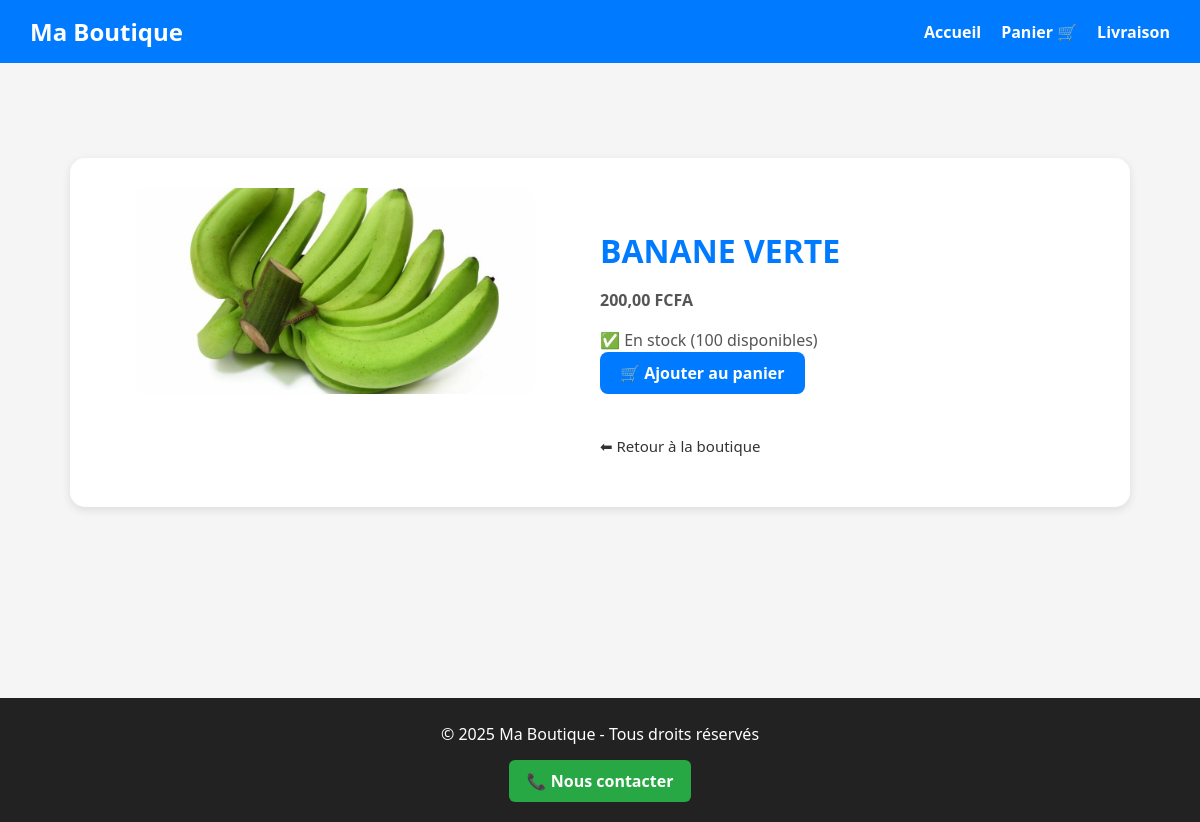
/produit/6/, run on the app's committed database.
### boutique/models.py (models this page shows, shortened)
class Produit(models.Model):
    categorie = models.ForeignKey(Categorie, on_delete=models.CASCADE, related_name="produits")
    nom = models.CharField(max_length=200)
    description = models.TextField(blank=True, default='')
    prix = models.DecimalField(max_digits=10, decimal_places=2)
    image = models.ImageField(upload_to='produits/', blank=True, null=True)
    stock = models.IntegerField(default=0)

### boutique/views.py (the view)
# urls.py: path('produit/<int:pk>/', views.product_detail, name='product_detail'),
def product_detail(request, pk):
    produit = get_object_or_404(Produit, pk=pk)
    return render(request, 'boutique/product_detail.html', {'produit': produit})

### boutique/templates/boutique/product_detail.html (shortened to what this page needs)
{% extends 'boutique/base.html' %}
{% load static %}
{% block content %}
<div class="detail-container">
    <div class="detail-image">
        {% if produit.image %}
            <img src="{{ produit.image.url }}" alt="{{ produit.nom }}">
        {% else %}
            <img src="https://via.placeholder.com/400x300?text=Pas+d'image" alt="Pas d'image">
        {% endif %}
    </div>
    <div class="detail-info">
        <h1>{{ produit.nom }}</h1>
        <p class="prix">{{ produit.prix }} FCFA</p>
        {% if produit.stock > 0 %}
            <p class="stock">✅ En stock ({{ produit.stock }} disponibles)</p>
            <a href="{% url 'boutique:add_to_cart' produit.id %}" class="ajouter-panier">🛒 Ajouter au panier</a>
        {% else %}
            <p class="stock">❌ En rupture de stock</p>
        {% endif %}
        <br><br>
        <a href="{% url 'boutique:product_list' %}" class="retour">⬅ Retour à la boutique</a>
    </div>
</div>
{% endblock %}

### boutique/templates/boutique/base.html (style rules this page uses)
body { margin: 0; font-family: "Segoe UI", Arial, sans-serif; background-color: #f5f5f5; color: #333; }
a { text-decoration: none; color: inherit; }

### data on the page
Produit: image (picture), nom "BANANE VERTE", prix "200,00", stock "100"
